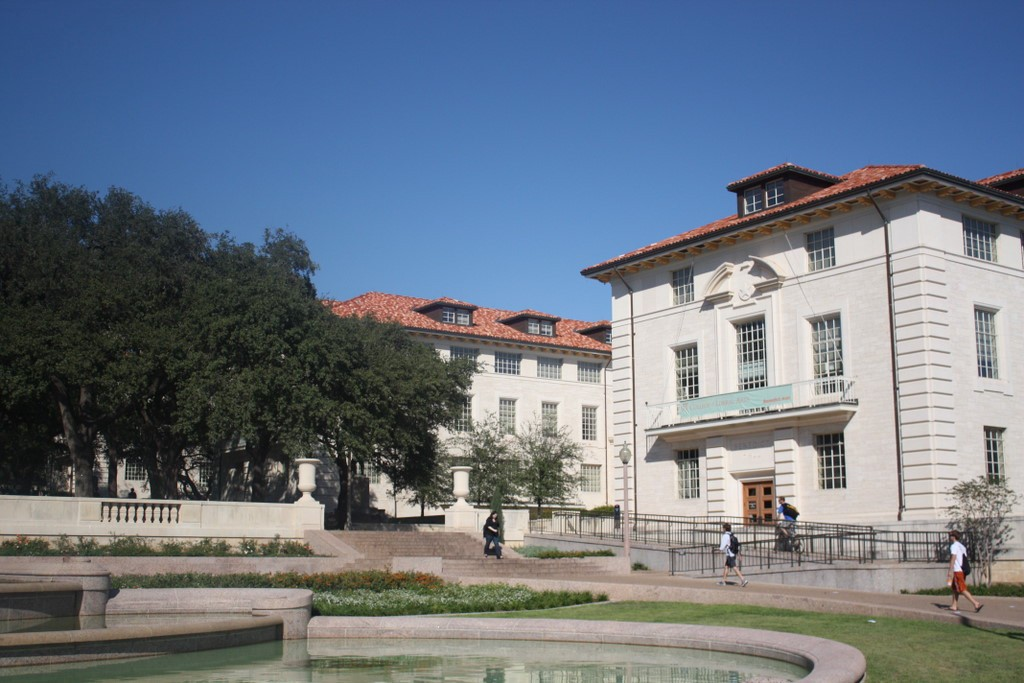
#> input picture cv/Harris_and_SIFT/street_2.jpeg, 1024 x 683 px
$ python Harris.py
#> lines starting #> are read from the running program, lines starting #| are printed output that depends on the picture
import matplotlib.pyplot as plt
import numpy as np
import cv2

def show_images(images):
    plt.subplot(121)
    plt.title("Original")
    plt.imshow(images[0])
    plt.subplot(122)
    plt.title("Corners Detected")
    plt.imshow(images[1])
    #plt.tight_layout()
    plt.show()

def Harris_corners(path):
    # Считывание изображения
#> called with path = 'street_2.jpeg'
    image = cv2.imread(path)
#> image is the input picture: shape (683, 1024, 3); mean B, G, R 132.3, 118.7, 107.9

    # Преобразование цветов из BGR в RGB
    image_original = cv2.cvtColor(image, cv2.COLOR_BGR2RGB)

    # Преобразование изображения в градации серого
    gray = cv2.cvtColor(image_original, cv2.COLOR_RGB2GRAY)
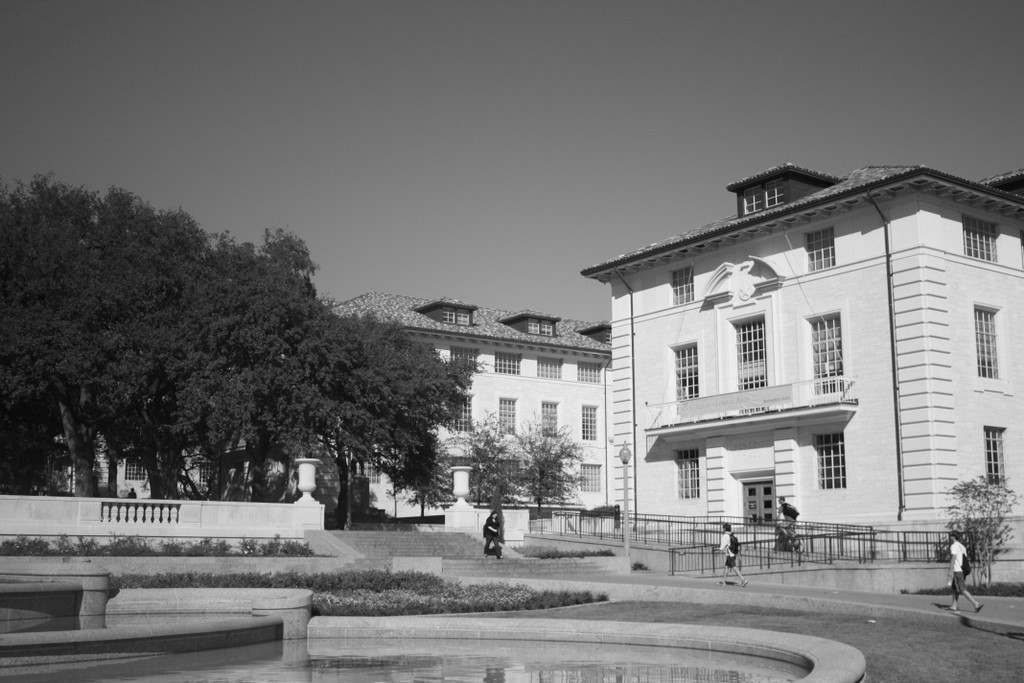
#> gray: shape (683, 1024); min 3, max 253, mean 117
    gray = np.float32(gray)

    # Обнаружение углов
    dst = cv2.cornerHarris(gray, 2, 3, 0.05)
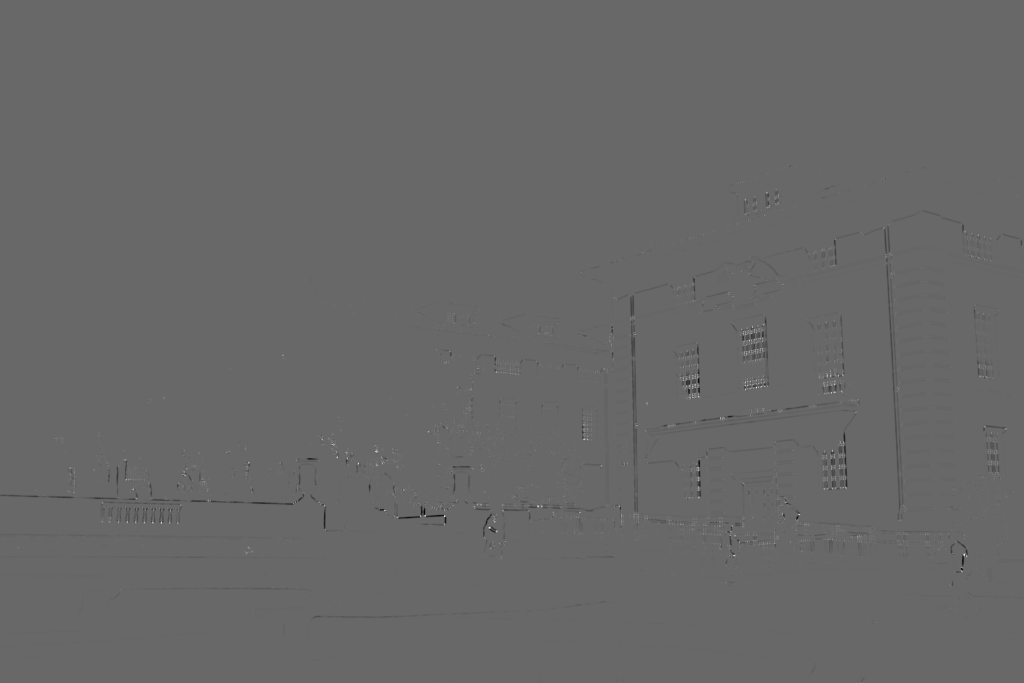
#> dst: shape (683, 1024) float32; min -39693040, max 57380612, mean -73514.5; drawn with min black and max white

    # Нормализация результата для корректного отображения
    dst_normalized = cv2.normalize(dst, None, alpha=0, beta=255, norm_type=cv2.NORM_MINMAX)
    dst_normalized = np.uint8(dst_normalized)

    # Это значение зависит от изображения и количества углов, которые вы хотите обнаружить
    # Попробуйте изменить этот свободный параметр (0.1), сделав его больше или меньше, и посмотрите результат
    thresh = 110

    # Создание копии изображения для отображения углов
    corner_image = np.copy(image_original)

    # Проход по всем углам и их отрисовка на изображении (если они проходят пороговое значение)
    for j in range(0, dst.shape[0]):
        for i in range(0, dst.shape[1]):
            if dst_normalized[j, i] > thresh:
                # параметры: изображение, точка центра, радиус, цвет, толщина
                cv2.circle(corner_image, (i, j), 1, (0, 255, 0), 5)
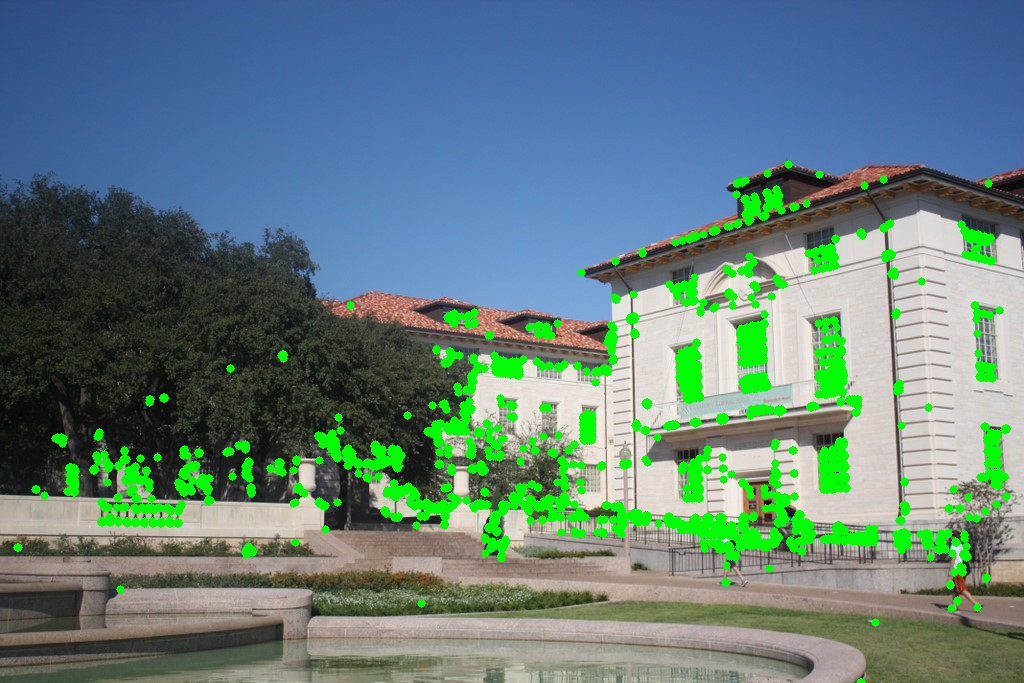
#> corner_image: shape (683, 1024, 3); mean R, G, B 98.9, 127.7, 123.9

    show_images((image_original, corner_image))
#> in show_images, `plt.show()`:
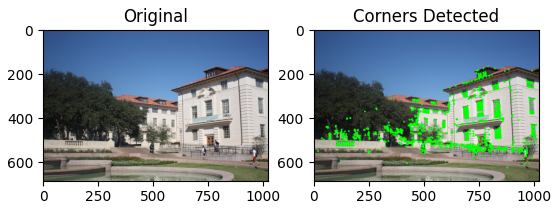
#> figure drawn by matplotlib, 2 panels

Harris_corners("street_2.jpeg")

$ run again, with cv/Harris_and_SIFT/street_1.jpeg copied over cv/Harris_and_SIFT/street_2.jpeg
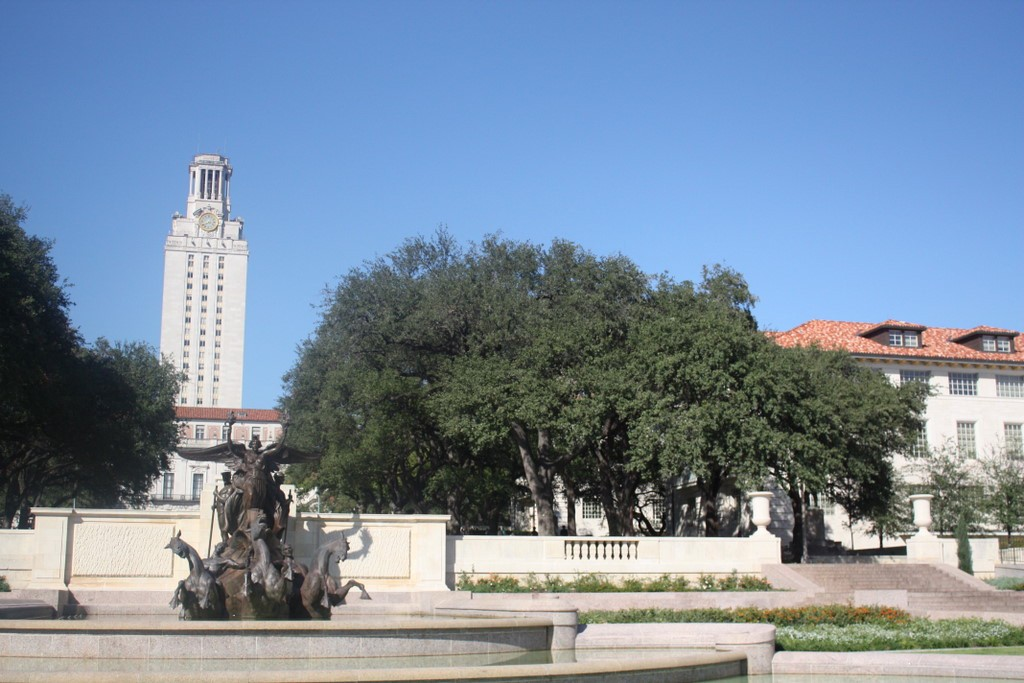
#> input picture cv/Harris_and_SIFT/street_1.jpeg, 1024 x 683 px
#> in Harris_corners, image is the input picture: shape (683, 1024, 3); mean B, G, R 159.3, 139.8, 122
#> after the loop in Harris_corners, `for j in range(0, dst.shape[0]):`:
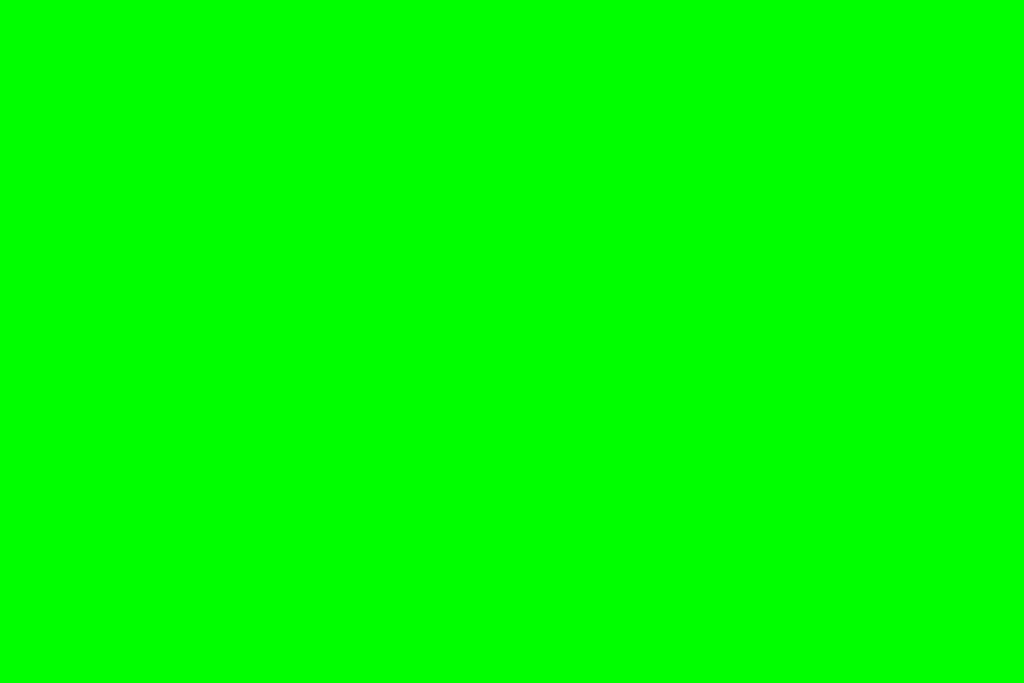
#> corner_image: shape (683, 1024, 3); mean R, G, B 0, 255, 0
#> in show_images, `plt.show()`:
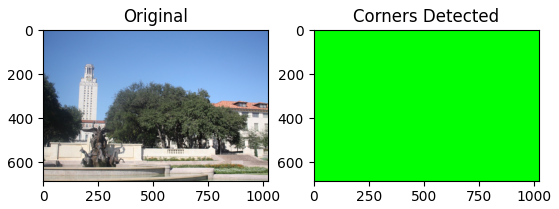
#> figure drawn by matplotlib, 2 panels

$ run again, with cv/Harris_and_SIFT/house_photo.jpeg copied over cv/Harris_and_SIFT/street_2.jpeg
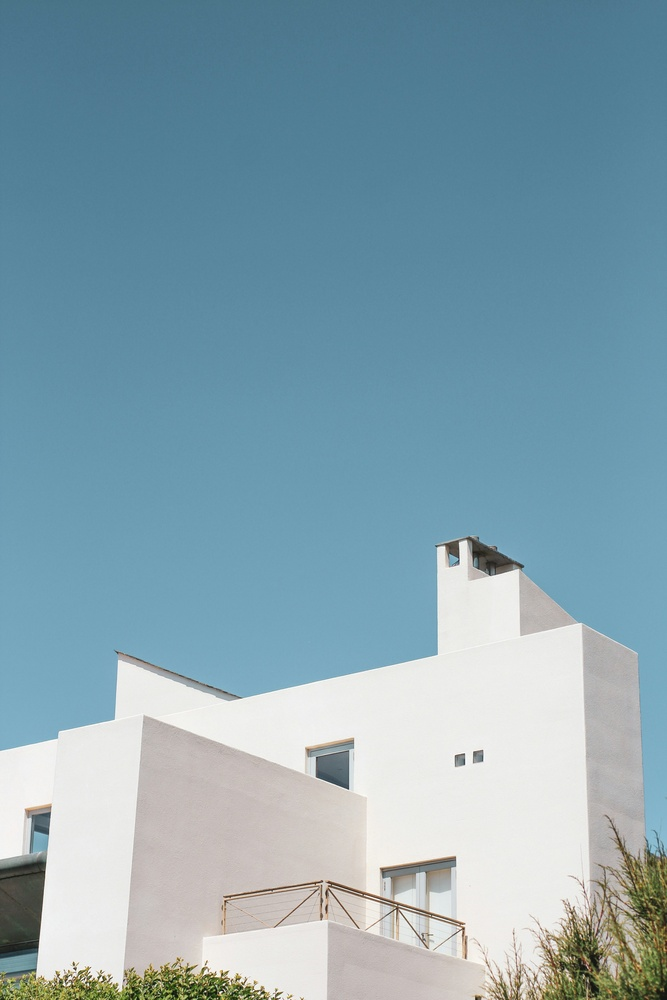
#> input picture cv/Harris_and_SIFT/house_photo.jpeg, 667 x 1000 px, shrunk from 3000 x 4500 before the run
#> in Harris_corners, image is the input picture: shape (1000, 667, 3); mean B, G, R 175.9, 163.2, 133.2
#> after the loop in Harris_corners, `for j in range(0, dst.shape[0]):`:
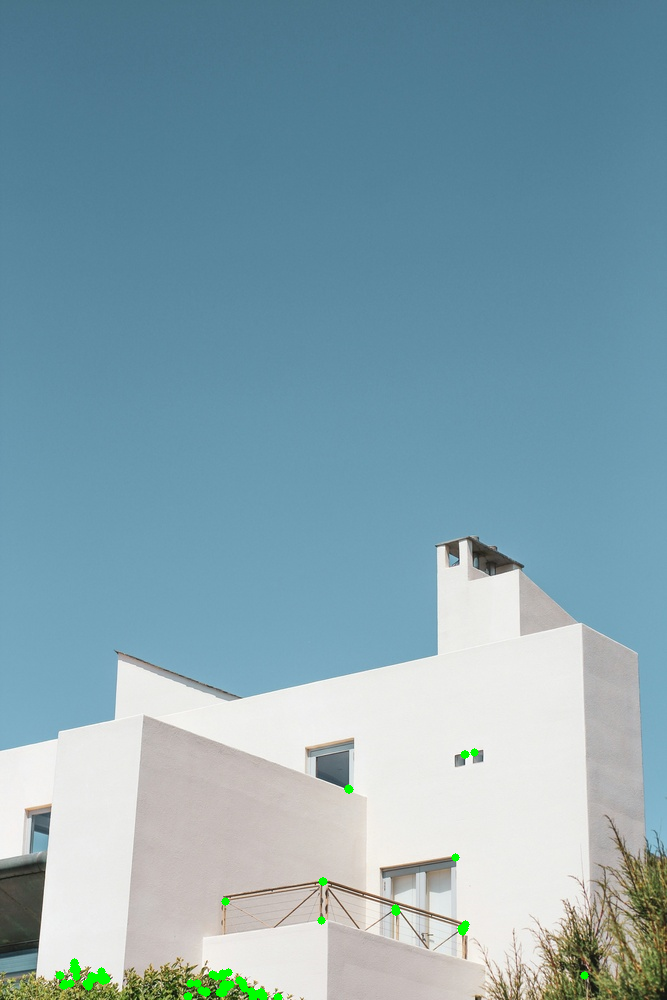
#> corner_image: shape (1000, 667, 3); mean R, G, B 132.6, 163.6, 175.5
#> in show_images, `plt.show()`:
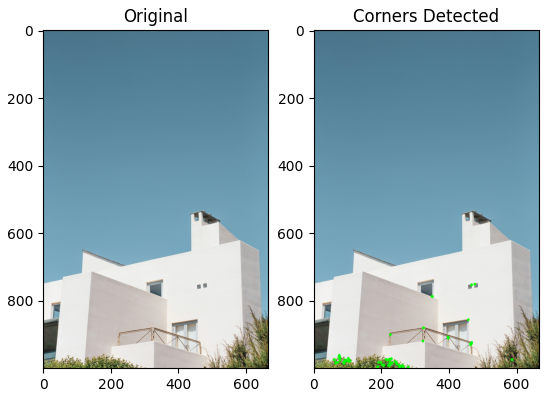
#> figure drawn by matplotlib, 2 panels
